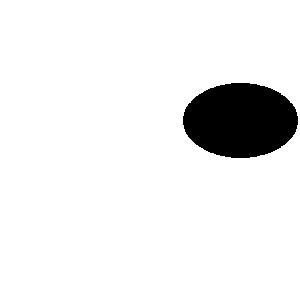
#> input picture shapes/circle/3.png, 300 x 300 px
$ python circle_test.py
#> lines starting #> are read from the running program, lines starting #| are printed output that depends on the picture; after the words box and inside, x2 and y2 are one past the last pixel; in counts of white or black regions, pixels touching at a corner belong together
### tanuki.py
# import the necessary packages
import cv2
import imutils
import matplotlib.pyplot as plt
import numpy as np

class ShapeDetector:
	def __init__(self):
		pass
	def destrained(self, img, cnt):
		# img : Grayscaled img, white backgrounded is no matter
		# Output : Straining imgs are processed
		x, y, w, h = cv2.boundingRect(cnt)
		patch = img[y:y+h,x:x+w]
		# plt.imshow(patch, cmap='gray')
		# plt.show()
		out = cv2.resize(patch,dsize=(300,300),interpolation=cv2.INTER_CUBIC)
		out = np.array(out)
		canny = cv2.Canny(out, 100, 255)
		out = (255-out)/255.0
		self.patch = out
		self.area = np.sum(self.patch)
		self.canny = canny/255.0
		self.peri = np.sum(self.canny)

	# [48 lines left out: functions detect_img, detect, not called in this run]

### circle_test.py
import cv2
import numpy as np
import tanuki
import imutils
import matplotlib.pyplot as plt

img = cv2.imread('shapes/circle/3.png')
#> img is the input picture: shape (300, 300, 3); 92.5% white; 1 black region, box (x1, y1, x2, y2) and area: (183, 83, 298, 158) 6779
img = cv2.cvtColor(img,cv2.COLOR_BGR2GRAY)
imgOri = img
img = cv2.threshold(img,90,255,cv2.THRESH_BINARY_INV)[1]
#> img: shape (300, 300); 7.5% white; 1 white region

plt.imshow(img, cmap='gray')
plt.show()

cnts = cv2.findContours(img.copy(), cv2.RETR_EXTERNAL,
			cv2.CHAIN_APPROX_SIMPLE)
#> cnts = 1 contour; box (x1, y1, x2, y2) and area: (183, 83, 298, 158) 6640
cnts = imutils.grab_contours(cnts)

sd = tanuki.ShapeDetector()
img = sd.destrained(imgOri,cnts[0])
#> in destrained, `x, y, w, h = cv2.boundingRect(cnt)`: x = 183; y = 83; w = 115; h = 75
#> in destrained, `patch = img[y:y+h,x:x+w]`:
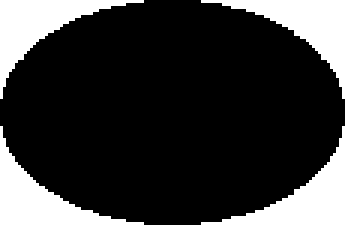
#> patch: shape (75, 115) (shown 3 times larger); 21.4% white; 4 white regions, box (x1, y1, x2, y2) and area: (0, 0, 48, 33) 463, (0, 42, 48, 75) 462, (67, 0, 115, 33) 461, (67, 42, 115, 75) 460
#> in destrained, `out = cv2.resize(patch,dsize=(300,300),interpolation=cv2.INTER_CUBIC)`:
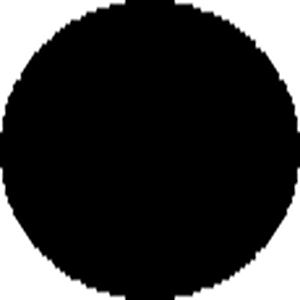
#> out: shape (300, 300); min 0, max 255, mean 54.6
#> in destrained, `canny = cv2.Canny(out, 100, 255)`:
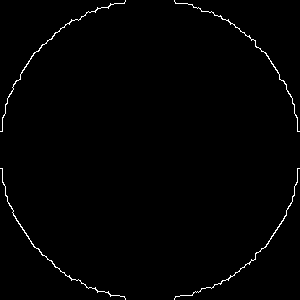
#> canny: shape (300, 300); 1.1% white in thin lines or dots
#> in destrained, `out = (255-out)/255.0`:
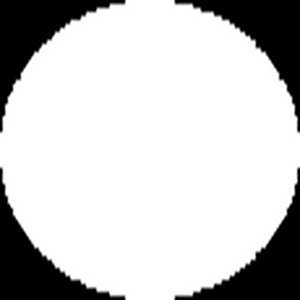
#> out: shape (300, 300) float64; min 0, max 1, mean 0.786
#> in destrained, `self.area = np.sum(self.patch)`: self.area = 70735.7
#> in destrained, `self.canny = canny/255.0`: self.canny: shape (300, 300) float64; values 0 (black) and 1 (white), 1.1% white in thin lines or dots
#> in destrained, `self.peri = np.sum(self.canny)`: self.peri = 954
img = cv2.threshold(img,90,255,cv2.THRESH_BINARY_INV)[1]

area = np.sum(img==255)
#> area = 0
r = 150
# Area check
perfect_c_area = (r**2)*np.pi
ratio = area/perfect_c_area
#> ratio = 0

if 0.95 <= ratio and ratio <= 1/0.95:
    print("This is a circle")
else:
    print("This is not a circle")
